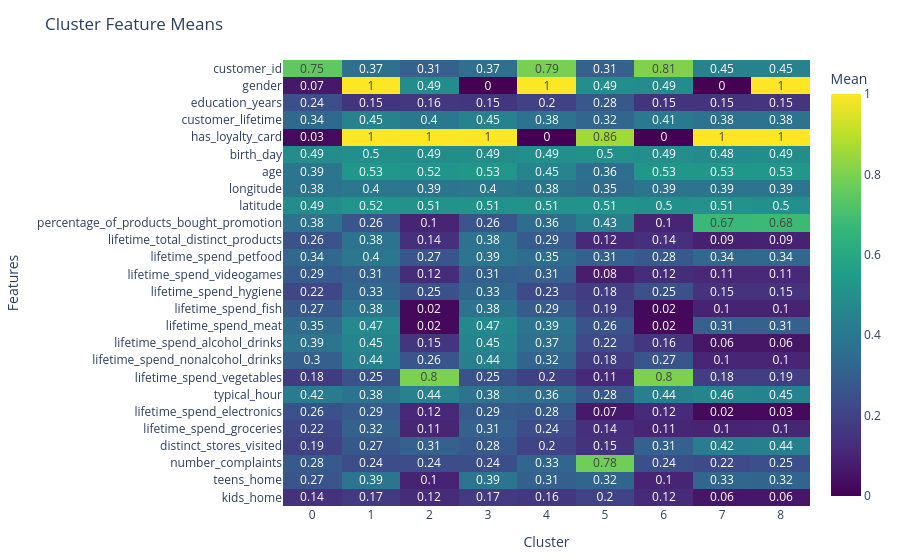

The notebook cell saved with this chart:
### Code cell
summarise_hierarchical = summarise_clusters(customer_info_hierarchical_9, 'cluster')

### Figure 1 — Plotly figure (JSON) as saved in the notebook; plotly's stock layout.template omitted (floating-point values rounded to 4 significant figures; data arrays with more than 128 entries replaced by an {"elided": "..."} marker saying what was removed)
{"data": [{"colorbar": {"title": {"text": "Mean"}}, "colorscale": [[0, "#440154"], [0.1111, "#482878"], [0.2222, "#3e4989"], [0.3333, "#31688e"], [0.4444, "#26828e"], [0.5556, "#1f9e89"], [0.6667, "#35b779"], [0.7778, "#6ece58"], [0.8889, "#b5de2b"], [1, "#fde725"]], "text": {"elided": "26x9 float values"}, "texttemplate": "%{text}", "type": "heatmap", "x": ["0", "1", "2", "3", "4", "5", "6", "7", "8"], "y": ["kids_home", "teens_home", "number_complaints", "distinct_stores_visited", "lifetime_spend_groceries", "lifetime_spend_electronics", "typical_hour", "lifetime_spend_vegetables", "lifetime_spend_nonalcohol_drinks", "lifetime_spend_alcohol_drinks", "lifetime_spend_meat", "lifetime_spend_fish", "lifetime_spend_hygiene", "lifetime_spend_videogames", "lifetime_spend_petfood", "lifetime_total_distinct_products", "percentage_of_products_bought_promotion", "latitude", "longitude", "age", "birth_day", "has_loyalty_card", "customer_lifetime", "education_years", "gender", "customer_id"], "z": {"elided": "26x9 float values"}}], "layout": {"autosize": true, "margin": {"b": 40, "l": 40, "r": 40, "t": 60}, "title": {"text": "Cluster Feature Means"}, "xaxis": {"title": {"text": "Cluster"}}, "yaxis": {"title": {"text": "Features"}}}}
